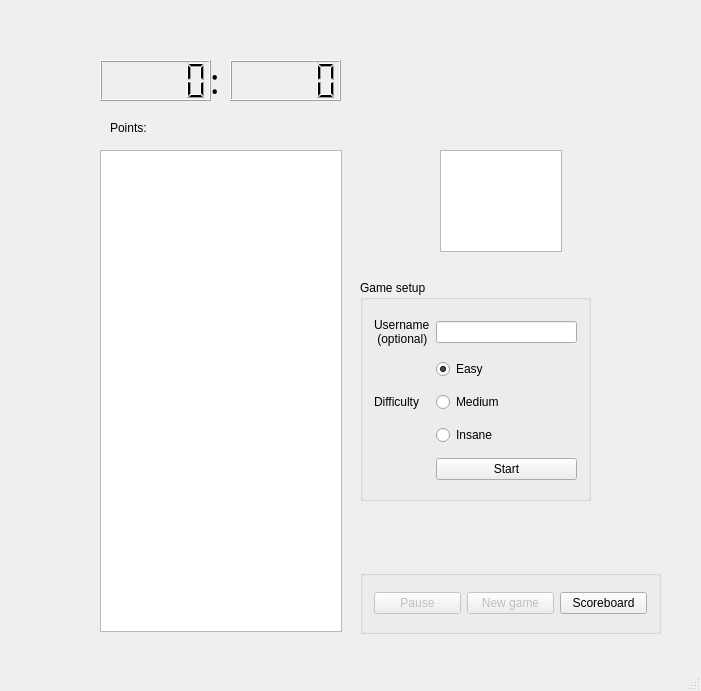
<?xml version="1.0" encoding="UTF-8"?>
<ui version="4.0">
 <class>MainWindow</class>
 <widget class="QMainWindow" name="MainWindow">
  <property name="geometry">
   <rect>
    <x>0</x>
    <y>0</y>
    <width>701</width>
    <height>691</height>
   </rect>
  </property>
  <property name="windowTitle">
   <string>Tetris</string>
  </property>
  <widget class="QWidget" name="centralWidget">
   <widget class="QGraphicsView" name="graphicsView">
    <property name="geometry">
     <rect>
      <x>100</x>
      <y>150</y>
      <width>242</width>
      <height>482</height>
     </rect>
    </property>
   </widget>
   <widget class="QLabel" name="label">
    <property name="geometry">
     <rect>
      <x>110</x>
      <y>120</y>
      <width>58</width>
      <height>16</height>
     </rect>
    </property>
    <property name="text">
     <string>Points:</string>
    </property>
   </widget>
   <widget class="QLabel" name="pointsLabel">
    <property name="geometry">
     <rect>
      <x>160</x>
      <y>120</y>
      <width>161</width>
      <height>16</height>
     </rect>
    </property>
    <property name="text">
     <string/>
    </property>
   </widget>
   <widget class="QLCDNumber" name="lcdTimerS">
    <property name="geometry">
     <rect>
      <x>230</x>
      <y>60</y>
      <width>111</width>
      <height>41</height>
     </rect>
    </property>
   </widget>
   <widget class="QLCDNumber" name="lcdTimerM">
    <property name="geometry">
     <rect>
      <x>100</x>
      <y>60</y>
      <width>111</width>
      <height>41</height>
     </rect>
    </property>
   </widget>
   <widget class="QLabel" name="label_2">
    <property name="geometry">
     <rect>
      <x>210</x>
      <y>60</y>
      <width>16</width>
      <height>41</height>
     </rect>
    </property>
    <property name="font">
     <font>
      <family>aakar</family>
      <pointsize>26</pointsize>
      <italic>false</italic>
     </font>
    </property>
    <property name="text">
     <string>:</string>
    </property>
   </widget>
   <widget class="QGraphicsView" name="nextGraphicsView">
    <property name="geometry">
     <rect>
      <x>440</x>
      <y>150</y>
      <width>122</width>
      <height>102</height>
     </rect>
    </property>
   </widget>
   <widget class="QGroupBox" name="gameSetupGroupBox">
    <property name="geometry">
     <rect>
      <x>360</x>
      <y>280</y>
      <width>231</width>
      <height>221</height>
     </rect>
    </property>
    <property name="title">
     <string>Game setup</string>
    </property>
    <layout class="QGridLayout" name="gridLayout">
     <item row="2" column="1">
      <widget class="QRadioButton" name="mediumRadio">
       <property name="text">
        <string>Medium</string>
       </property>
      </widget>
     </item>
     <item row="4" column="1">
      <widget class="QPushButton" name="startButton">
       <property name="text">
        <string>Start</string>
       </property>
      </widget>
     </item>
     <item row="3" column="1">
      <widget class="QRadioButton" name="insaneRadio">
       <property name="text">
        <string>Insane</string>
       </property>
      </widget>
     </item>
     <item row="1" column="1">
      <widget class="QRadioButton" name="easyRadio">
       <property name="text">
        <string>Easy</string>
       </property>
       <property name="checked">
        <bool>true</bool>
       </property>
      </widget>
     </item>
     <item row="2" column="0">
      <widget class="QLabel" name="label_3">
       <property name="text">
        <string>Difficulty</string>
       </property>
      </widget>
     </item>
     <item row="0" column="1">
      <widget class="QLineEdit" name="usernameLineEdit">
       <property name="whatsThis">
        <string>asd</string>
       </property>
       <property name="inputMask">
        <string/>
       </property>
       <property name="text">
        <string/>
       </property>
       <property name="clearButtonEnabled">
        <bool>false</bool>
       </property>
      </widget>
     </item>
     <item row="0" column="0">
      <widget class="QLabel" name="label_4">
       <property name="text">
        <string>Username 
 (optional)</string>
       </property>
      </widget>
     </item>
    </layout>
   </widget>
   <widget class="QGroupBox" name="groupBox">
    <property name="geometry">
     <rect>
      <x>360</x>
      <y>570</y>
      <width>301</width>
      <height>64</height>
     </rect>
    </property>
    <property name="title">
     <string/>
    </property>
    <layout class="QGridLayout" name="gridLayout_2">
     <item row="0" column="2">
      <widget class="QPushButton" name="scoreBoardButton">
       <property name="text">
        <string>Scoreboard</string>
       </property>
      </widget>
     </item>
     <item row="0" column="0">
      <widget class="QPushButton" name="pauseButton">
       <property name="enabled">
        <bool>false</bool>
       </property>
       <property name="text">
        <string>Pause</string>
       </property>
      </widget>
     </item>
     <item row="0" column="1">
      <widget class="QPushButton" name="endGameButton">
       <property name="enabled">
        <bool>false</bool>
       </property>
       <property name="text">
        <string>New game</string>
       </property>
      </widget>
     </item>
    </layout>
   </widget>
  </widget>
  <widget class="QStatusBar" name="statusBar"/>
 </widget>
 <layoutdefault spacing="6" margin="11"/>
 <tabstops>
  <tabstop>usernameLineEdit</tabstop>
  <tabstop>easyRadio</tabstop>
  <tabstop>mediumRadio</tabstop>
  <tabstop>insaneRadio</tabstop>
  <tabstop>startButton</tabstop>
  <tabstop>graphicsView</tabstop>
  <tabstop>pauseButton</tabstop>
  <tabstop>endGameButton</tabstop>
  <tabstop>scoreBoardButton</tabstop>
  <tabstop>nextGraphicsView</tabstop>
 </tabstops>
 <resources/>
 <connections/>
</ui>
